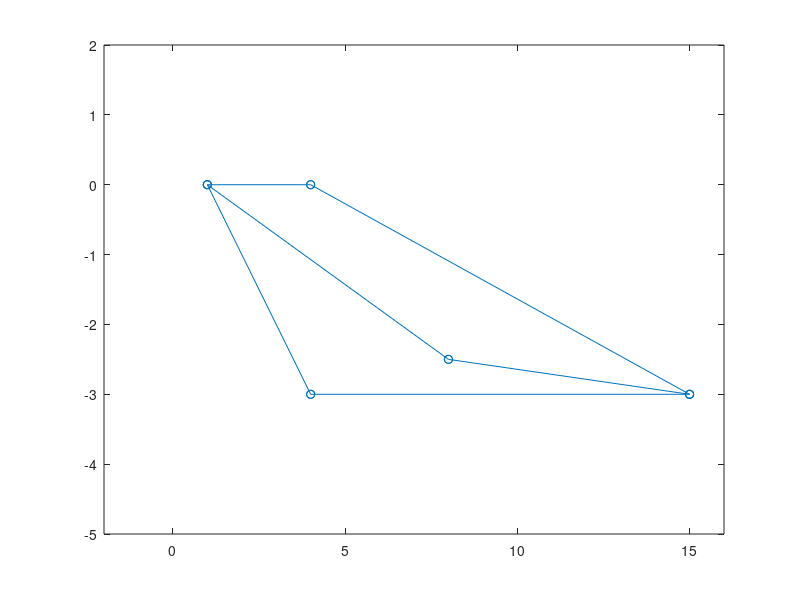

Here is the MATLAB script that generated this plot:
%Gplot viz with coordinates
%[A,map]=imread('C:\Users\Monkey D
%Zorro\Documents\GitHub\Main_Branch\presentation\Maps_GeoAdmin','png')%
% same node legend as in biographviz

Links = [0 1 1 1 0; 0 0 0 0 1; 0 0 0 0 1; 0 0 0 0 1; 0 0 0 0 0];
Coord = [1 0; 4 -3; 4 0; 8 -2.5; 15 -3 ];
gplot(Links,Coord,'-o')
axis ( [-2 16 -5 2 ] )